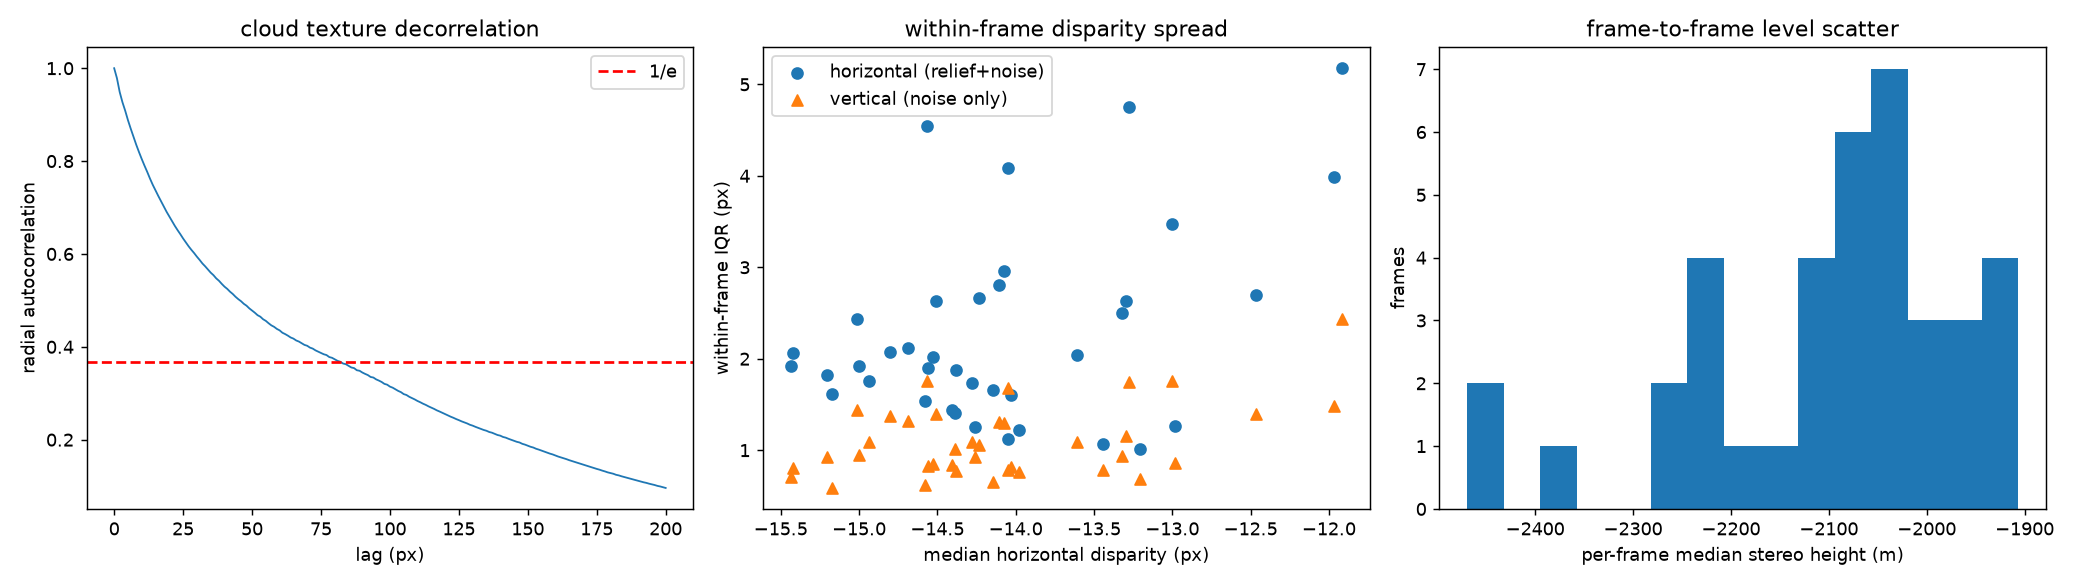

Generate this figure with Python:
# PURPOSE: Answer question 5 — how much of the stereo/ceilometer disagreement is
#          explainable by the spatial sampling mismatch (one vertical column
#          versus a footprint kilometres wide) rather than by a time lag. Three
#          independent quantities are measured: the camera footprint size from
#          the crop geometry; the spatial decorrelation length of the cloud
#          texture from the images themselves; and the within-frame spread of
#          stereo disparity from the cached correspondences, with a vertical-
#          versus-horizontal test that separates real cloud relief from match
#          noise. No height is produced here and no measurement data is changed.
# INPUTS: the image archive and experiments/w1/matches_cache_2025-05-23.npz.
# OUTPUTS: experiments/temporal_alignment/q5_spatial_sampling.json and
#          q5_spatial_sampling.png, plus a printed report.
# KEYWORDS: spatial_sampling, footprint, decorrelation, disparity_spread,
#           noise_vs_relief
from __future__ import annotations

import glob
import json
import math
import os
import sys

import numpy as np

HERE = os.path.dirname(os.path.abspath(__file__))
REPO = os.path.dirname(os.path.dirname(HERE))
sys.path.insert(0, os.path.join(REPO, "src"))
sys.path.insert(0, HERE)

import cv2  # noqa: E402
import common  # noqa: E402
import q2_cloud_motion as q2  # noqa: E402

CACHE = os.path.join(REPO, "experiments", "w1", "matches_cache_2025-05-23.npz")
F = 654.0
BASELINE = 45.0
CROP = 640


# PURPOSE: Compute the camera footprint size on the cloud plane and the ratio to
#          the ceilometer's column, which is the sampling-mismatch scale.
# INPUTS: height_m (float), crop_px (int), f_px_per_rad (float).
# OUTPUTS: dict {half_angle_rad, footprint_radius_m, footprint_diameter_m,
#          column_to_footprint_ratio} (ratio uses a 10 m representative
#          ceilometer beam width at range).
# KEYWORDS: footprint, geometry, sampling
def footprint(height_m, crop_px=CROP, f_px_per_rad=F):
    half_px = crop_px / 2.0
    half_angle = half_px / f_px_per_rad
    radius = height_m * math.tan(half_angle)
    return {"half_angle_rad": half_angle,
            "half_angle_deg": math.degrees(half_angle),
            "footprint_radius_m": radius,
            "footprint_diameter_m": 2 * radius,
            "column_to_footprint_ratio": (2 * radius) / 10.0}


# PURPOSE: Estimate the spatial decorrelation length of the cloud texture from a
#          single band-passed frame, as the lag at which the radial
#          autocorrelation falls to 1/e.
# INPUTS: gray (2-D frame); when (datetime) for sun exclusion.
# OUTPUTS: dict {lag_px, lag_m, height_m} where lag_m uses the local angular
#          scale height/f; lag_px is NaN when the curve never reaches 1/e in the
#          measured range (over 200 px).
# KEYWORDS: autocorrelation, decorrelation_length, homogeneity
def texture_decorrelation(gray, when, height_m):
    # A coarse high-pass (sigma 250 px) removes only the lens vignette, so the
    # autocorrelation reflects cloud structure rather than pixel-scale texture.
    b = gray.astype(np.float32) - cv2.GaussianBlur(gray.astype(np.float32), (0, 0), 250)
    n = 1024
    c = 960 - n // 2
    win = b[c:c + n, c:c + n] * cv2.createHanningWindow((n, n), cv2.CV_32F)
    # Mask out the sun and anything outside the inner sky disc.
    zen, az = q2.sun_position(when)
    imaz = math.radians((az - q2.AZIMUTH_OFFSET) % 360.0)
    sr = F * math.radians(zen)
    sx, sy = 960 + sr * math.cos(imaz) - c, 960 + sr * math.sin(imaz) - c
    yy, xx = np.mgrid[0:n, 0:n]
    rr = np.hypot(xx - n / 2, yy - n / 2)
    win[rr > 480] = 0
    if np.hypot(sx - n / 2, sy - n / 2) < 600:
        win[np.hypot(xx - sx, yy - sy) < 180] = 0
    win = win - win.mean()
    spec = np.fft.rfft2(win)
    ac = np.fft.irfft2(spec * np.conj(spec), s=win.shape)
    ac = np.fft.fftshift(ac)
    ac /= ac[n // 2, n // 2] + 1e-12
    # Radial average.
    yy, xx = np.mgrid[0:n, 0:n]
    rr = np.hypot(xx - n / 2, yy - n / 2).astype(int)
    prof = np.bincount(rr.ravel(), weights=ac.ravel()) / np.maximum(
        np.bincount(rr.ravel()), 1)
    lags = np.arange(len(prof))
    below = np.where(prof < math.exp(-1))[0]
    lag_px = float(below[0]) if below.size and prof[0] > math.exp(-1) else float("nan")
    return {"lag_px": lag_px,
            "lag_m": float(height_m * lag_px / F) if np.isfinite(lag_px) else float("nan"),
            "height_m": float(height_m),
            "profile": [float(x) for x in prof[:201]]}


# PURPOSE: Measure the within-frame spread of stereo disparity from cached
#          correspondences, split into horizontal (relief plus noise) and
#          vertical (noise only) components after the measured roll correction.
#          If the two spreads are comparable the horizontal spread is match
#          noise, not cloud relief.
# INPUTS: cache_path (str), roll_deg (float, applied to camera 2's observations),
#         f (float), baseline (float).
# OUTPUTS: list of per-frame dicts {stamp, n, med_du, iqr_du, std_du, iqr_dv,
#          std_dv, med_height, height_iqr}; writes nothing.
# KEYWORDS: disparity, relief, match_noise, roll_correction
def disparity_spread(cache_path, roll_deg=1.5, f=F, baseline=BASELINE):
    data = np.load(cache_path, allow_pickle=True)
    kp1s, kp2s, stamps = data["kp1"], data["kp2"], data["stamps"]
    a = math.radians(roll_deg)
    R = np.array([[math.cos(a), -math.sin(a)], [math.sin(a), math.cos(a)]])
    out = []
    for k1, k2, st in zip(kp1s, kp2s, stamps):
        d2 = k2 - 960.0
        k2r = d2 @ R.T + 960.0
        d = k2r - k1
        du, dv = d[:, 0], d[:, 1]
        med_du = float(np.median(du))
        # A translation is common to both axes; remove it so only spread remains.
        du = du - np.median(du)
        dv = dv - np.median(dv)
        iqr_du = float(np.percentile(du, 75) - np.percentile(du, 25))
        iqr_dv = float(np.percentile(dv, 75) - np.percentile(dv, 25))
        med_h = f * baseline / med_du if med_du != 0 else float("nan")
        # Height from the IQR edges: scatter of D implied by the du quartiles.
        hi = f * baseline / (med_du + iqr_du / 2)
        lo = (f * baseline / (med_du - iqr_du / 2)
              if med_du - iqr_du / 2 > 0 else float("nan"))
        out.append({
            "stamp": str(st), "n": int(len(k1)),
            "med_du": med_du, "iqr_du": float(iqr_du), "std_du": float(np.std(du)),
            "iqr_dv": float(iqr_dv), "std_dv": float(np.std(dv)),
            "med_height": float(med_h),
            "height_at_du_plus": float(hi), "height_at_du_minus": float(lo),
        })
    return out


# PURPOSE: Plot the decorrelation profile and the within-frame disparity spreads.
# INPUTS: decor (dict), disp (list), out_png (str).
# OUTPUTS: writes the PNG; returns None.
# KEYWORDS: figure, decorrelation, disparity
def make_figure(decor, disp, out_png):
    import matplotlib
    matplotlib.use("Agg")
    import matplotlib.pyplot as plt

    fig, ax = plt.subplots(1, 3, figsize=(16, 4.5))
    ax[0].plot(decor["profile"], lw=1)
    ax[0].axhline(math.exp(-1), color="r", ls="--", label="1/e")
    ax[0].set_xlabel("lag (px)")
    ax[0].set_ylabel("radial autocorrelation")
    ax[0].set_title("cloud texture decorrelation")
    ax[0].legend()
    ax[1].scatter([d["med_du"] for d in disp], [d["iqr_du"] for d in disp],
                  label="horizontal (relief+noise)")
    ax[1].scatter([d["med_du"] for d in disp], [d["iqr_dv"] for d in disp],
                  marker="^", label="vertical (noise only)")
    ax[1].set_xlabel("median horizontal disparity (px)")
    ax[1].set_ylabel("within-frame IQR (px)")
    ax[1].legend()
    ax[1].set_title("within-frame disparity spread")
    hh = [d["med_height"] for d in disp]
    ax[2].hist(hh, bins=15)
    ax[2].set_xlabel("per-frame median stereo height (m)")
    ax[2].set_ylabel("frames")
    ax[2].set_title("frame-to-frame level scatter")
    fig.tight_layout()
    fig.savefig(out_png, dpi=130)
    print(f"figure written: {out_png}")


# PURPOSE: Entry point: compute all three quantities, print, save JSON, figure.
# INPUTS: none.
# OUTPUTS: q5_spatial_sampling.json and q5_spatial_sampling.png.
# KEYWORDS: main, entry_point
def main():
    series = common.load_series(common.RUN_ROLL_CORRECTED)
    h_med = float(np.median(series["filt_h"]))
    out = {"height_used_m": h_med, "footprint": footprint(h_med)}
    print("footprint at median stereo height "
          f"{h_med:.0f} m: radius {out['footprint']['footprint_radius_m']:.0f} m "
          f"(diameter {out['footprint']['footprint_diameter_m']:.0f} m, "
          f"half-angle {out['footprint']['half_angle_deg']:.1f} deg)")
    # One representative frame for the texture decorrelation (noon, textured sky).
    names = sorted(glob.glob(os.path.join(common.IMAGES_DIR,
                                          "img-2025-05-23T12-*devID1.jpg")))
    decors = []
    for p in names[::30][:8]:
        t = q2.parse_name(p)
        g = cv2.imread(p, cv2.IMREAD_GRAYSCALE)
        if g is None:
            continue
        decors.append(texture_decorrelation(g, t, h_med))
    out["texture_decorrelation"] = decors
    lags = np.array([d["lag_px"] for d in decors], dtype=float)
    lags_m = np.array([d["lag_m"] for d in decors], dtype=float)
    print(f"texture 1/e decorrelation over {len(decors)} noon frames: "
          f"median {np.nanmedian(lags):.0f} px = {np.nanmedian(lags_m):.0f} m "
          f"(n={int(np.sum(np.isfinite(lags)))})")
    disp = disparity_spread(CACHE)
    out["disparity_spread"] = disp
    du = np.array([d["std_du"] for d in disp])
    dv = np.array([d["std_dv"] for d in disp])
    hh = np.array([d["med_height"] for d in disp])
    print(f"within-frame disparity spread over {len(disp)} cached frames (roll +1.5 deg):")
    print(f"  horizontal std: median {np.median(du):.2f} px   median IQR "
          f"{np.median([d['iqr_du'] for d in disp]):.2f} px")
    print(f"  vertical   std: median {np.median(dv):.2f} px   median IQR "
          f"{np.median([d['iqr_dv'] for d in disp]):.2f} px")
    print(f"  ratio median std(du)/std(dv) = {np.median(du/dv):.2f}")
    print(f"  per-frame median height: median {np.median(hh):.0f} m, IQR "
          f"{np.percentile(hh,75)-np.percentile(hh,25):.0f} m")
    med_du = float(np.median([d["med_du"] for d in disp]))
    iqr_du = float(np.median([d["iqr_du"] for d in disp]))
    out["summary"] = {
        "texture_decorr_px_median": float(np.nanmedian(lags)),
        "texture_decorr_m_median": float(np.nanmedian(lags_m)),
        "median_within_frame_std_du_px": float(np.median(du)),
        "median_within_frame_std_dv_px": float(np.median(dv)),
        "median_std_ratio_du_over_dv": float(np.median(du / dv)),
        "median_within_frame_iqr_du_px": iqr_du,
        "median_med_du_px": med_du,
        "within_frame_height_fractional_spread": float(iqr_du / abs(med_du)),
        "per_frame_height_iqr_m": float(np.percentile(hh, 75) - np.percentile(hh, 25)),
        "relief_induced_du_std_px": float(math.sqrt(max(
            0.0, np.median(du) ** 2 - np.median(dv) ** 2))),
        "relief_height_fractional_std": float(math.sqrt(max(
            0.0, np.median(du) ** 2 - np.median(dv) ** 2)) / abs(med_du)),
    }
    print("summary:", json.dumps(out["summary"], indent=1))
    make_figure(decors[0], disp, os.path.join(HERE, "q5_spatial_sampling.png"))
    with open(os.path.join(HERE, "q5_spatial_sampling.json"), "w") as fh:
        json.dump(out, fh, indent=1)


if __name__ == "__main__":
    main()
